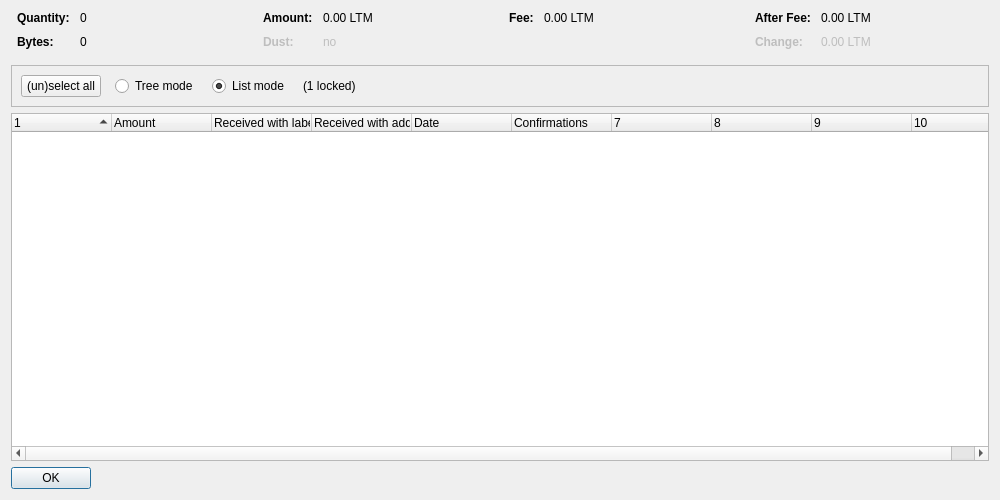
<?xml version="1.0" encoding="UTF-8"?>
<ui version="4.0">
 <class>CoinControlDialog</class>
 <widget class="QDialog" name="CoinControlDialog">
  <property name="geometry">
   <rect>
    <x>0</x>
    <y>0</y>
    <width>1000</width>
    <height>500</height>
   </rect>
  </property>
  <property name="windowTitle">
   <string>Coin Selection</string>
  </property>
  <layout class="QVBoxLayout" name="verticalLayout">
   <item>
    <layout class="QHBoxLayout" name="horizontalLayoutTop" stretch="0,0,0,0">
     <property name="topMargin">
      <number>0</number>
     </property>
     <property name="bottomMargin">
      <number>10</number>
     </property>
     <item>
      <layout class="QFormLayout" name="formLayoutCoinControl1">
       <property name="horizontalSpacing">
        <number>10</number>
       </property>
       <property name="verticalSpacing">
        <number>10</number>
       </property>
       <property name="leftMargin">
        <number>6</number>
       </property>
       <property name="rightMargin">
        <number>6</number>
       </property>
       <item row="0" column="0">
        <widget class="QLabel" name="labelCoinControlQuantityText">
         <property name="font">
          <font>
           <weight>75</weight>
           <bold>true</bold>
          </font>
         </property>
         <property name="text">
          <string>Quantity:</string>
         </property>
        </widget>
       </item>
       <item row="0" column="1">
        <widget class="QLabel" name="labelCoinControlQuantity">
         <property name="cursor">
          <cursorShape>IBeamCursor</cursorShape>
         </property>
         <property name="contextMenuPolicy">
          <enum>Qt::ActionsContextMenu</enum>
         </property>
         <property name="text">
          <string notr="true">0</string>
         </property>
         <property name="textInteractionFlags">
          <set>Qt::LinksAccessibleByMouse|Qt::TextSelectableByKeyboard|Qt::TextSelectableByMouse</set>
         </property>
        </widget>
       </item>
       <item row="1" column="0">
        <widget class="QLabel" name="labelCoinControlBytesText">
         <property name="font">
          <font>
           <weight>75</weight>
           <bold>true</bold>
          </font>
         </property>
         <property name="text">
          <string>Bytes:</string>
         </property>
        </widget>
       </item>
       <item row="1" column="1">
        <widget class="QLabel" name="labelCoinControlBytes">
         <property name="cursor">
          <cursorShape>IBeamCursor</cursorShape>
         </property>
         <property name="contextMenuPolicy">
          <enum>Qt::ActionsContextMenu</enum>
         </property>
         <property name="text">
          <string notr="true">0</string>
         </property>
         <property name="textInteractionFlags">
          <set>Qt::LinksAccessibleByMouse|Qt::TextSelectableByKeyboard|Qt::TextSelectableByMouse</set>
         </property>
        </widget>
       </item>
      </layout>
     </item>
     <item>
      <layout class="QFormLayout" name="formLayoutCoinControl2">
       <property name="horizontalSpacing">
        <number>10</number>
       </property>
       <property name="verticalSpacing">
        <number>10</number>
       </property>
       <property name="leftMargin">
        <number>6</number>
       </property>
       <property name="rightMargin">
        <number>6</number>
       </property>
       <item row="0" column="0">
        <widget class="QLabel" name="labelCoinControlAmountText">
         <property name="font">
          <font>
           <weight>75</weight>
           <bold>true</bold>
          </font>
         </property>
         <property name="text">
          <string>Amount:</string>
         </property>
        </widget>
       </item>
       <item row="0" column="1">
        <widget class="QLabel" name="labelCoinControlAmount">
         <property name="cursor">
          <cursorShape>IBeamCursor</cursorShape>
         </property>
         <property name="contextMenuPolicy">
          <enum>Qt::ActionsContextMenu</enum>
         </property>
         <property name="text">
          <string notr="true">0.00 LTM</string>
         </property>
         <property name="textInteractionFlags">
          <set>Qt::LinksAccessibleByMouse|Qt::TextSelectableByKeyboard|Qt::TextSelectableByMouse</set>
         </property>
        </widget>
       </item>
       <item row="1" column="0">
        <widget class="QLabel" name="labelCoinControlLowOutputText">
         <property name="enabled">
          <bool>false</bool>
         </property>
         <property name="font">
          <font>
           <weight>75</weight>
           <bold>true</bold>
          </font>
         </property>
         <property name="text">
          <string>Dust:</string>
         </property>
        </widget>
       </item>
       <item row="1" column="1">
        <widget class="QLabel" name="labelCoinControlLowOutput">
         <property name="enabled">
          <bool>false</bool>
         </property>
         <property name="cursor">
          <cursorShape>IBeamCursor</cursorShape>
         </property>
         <property name="contextMenuPolicy">
          <enum>Qt::ActionsContextMenu</enum>
         </property>
         <property name="text">
          <string notr="true">no</string>
         </property>
         <property name="textInteractionFlags">
          <set>Qt::LinksAccessibleByMouse|Qt::TextSelectableByKeyboard|Qt::TextSelectableByMouse</set>
         </property>
        </widget>
       </item>
      </layout>
     </item>
     <item>
      <layout class="QFormLayout" name="formLayoutCoinControl3">
       <property name="horizontalSpacing">
        <number>10</number>
       </property>
       <property name="verticalSpacing">
        <number>10</number>
       </property>
       <property name="leftMargin">
        <number>6</number>
       </property>
       <property name="rightMargin">
        <number>6</number>
       </property>
       <item row="0" column="0">
        <widget class="QLabel" name="labelCoinControlFeeText">
         <property name="font">
          <font>
           <weight>75</weight>
           <bold>true</bold>
          </font>
         </property>
         <property name="text">
          <string>Fee:</string>
         </property>
        </widget>
       </item>
       <item row="0" column="1">
        <widget class="QLabel" name="labelCoinControlFee">
         <property name="cursor">
          <cursorShape>IBeamCursor</cursorShape>
         </property>
         <property name="contextMenuPolicy">
          <enum>Qt::ActionsContextMenu</enum>
         </property>
         <property name="text">
          <string notr="true">0.00 LTM</string>
         </property>
         <property name="textInteractionFlags">
          <set>Qt::LinksAccessibleByMouse|Qt::TextSelectableByKeyboard|Qt::TextSelectableByMouse</set>
         </property>
        </widget>
       </item>
      </layout>
     </item>
     <item>
      <layout class="QFormLayout" name="formLayoutCoinControl4">
       <property name="horizontalSpacing">
        <number>10</number>
       </property>
       <property name="verticalSpacing">
        <number>10</number>
       </property>
       <property name="leftMargin">
        <number>6</number>
       </property>
       <property name="rightMargin">
        <number>6</number>
       </property>
       <item row="0" column="0">
        <widget class="QLabel" name="labelCoinControlAfterFeeText">
         <property name="font">
          <font>
           <weight>75</weight>
           <bold>true</bold>
          </font>
         </property>
         <property name="text">
          <string>After Fee:</string>
         </property>
        </widget>
       </item>
       <item row="0" column="1">
        <widget class="QLabel" name="labelCoinControlAfterFee">
         <property name="cursor">
          <cursorShape>IBeamCursor</cursorShape>
         </property>
         <property name="contextMenuPolicy">
          <enum>Qt::ActionsContextMenu</enum>
         </property>
         <property name="text">
          <string notr="true">0.00 LTM</string>
         </property>
         <property name="textInteractionFlags">
          <set>Qt::LinksAccessibleByMouse|Qt::TextSelectableByKeyboard|Qt::TextSelectableByMouse</set>
         </property>
        </widget>
       </item>
       <item row="1" column="0">
        <widget class="QLabel" name="labelCoinControlChangeText">
         <property name="enabled">
          <bool>false</bool>
         </property>
         <property name="font">
          <font>
           <weight>75</weight>
           <bold>true</bold>
          </font>
         </property>
         <property name="text">
          <string>Change:</string>
         </property>
        </widget>
       </item>
       <item row="1" column="1">
        <widget class="QLabel" name="labelCoinControlChange">
         <property name="enabled">
          <bool>false</bool>
         </property>
         <property name="cursor">
          <cursorShape>IBeamCursor</cursorShape>
         </property>
         <property name="contextMenuPolicy">
          <enum>Qt::ActionsContextMenu</enum>
         </property>
         <property name="text">
          <string notr="true">0.00 LTM</string>
         </property>
         <property name="textInteractionFlags">
          <set>Qt::LinksAccessibleByMouse|Qt::TextSelectableByKeyboard|Qt::TextSelectableByMouse</set>
         </property>
        </widget>
       </item>
      </layout>
     </item>
    </layout>
   </item>
   <item>
    <widget class="QFrame" name="frame">
     <property name="minimumSize">
      <size>
       <width>0</width>
       <height>40</height>
      </size>
     </property>
     <property name="frameShape">
      <enum>QFrame::StyledPanel</enum>
     </property>
     <property name="frameShadow">
      <enum>QFrame::Sunken</enum>
     </property>
     <layout class="QHBoxLayout" name="horizontalLayout">
      <item>
       <layout class="QHBoxLayout" name="horizontalLayoutPanel" stretch="0,0,0,0,0">
        <property name="spacing">
         <number>14</number>
        </property>
        <item>
         <widget class="QPushButton" name="pushButtonSelectAll">
          <property name="sizePolicy">
           <sizepolicy hsizetype="Maximum" vsizetype="Fixed">
            <horstretch>0</horstretch>
            <verstretch>0</verstretch>
           </sizepolicy>
          </property>
          <property name="text">
           <string>(un)select all</string>
          </property>
          <property name="autoDefault">
           <bool>false</bool>
          </property>
         </widget>
        </item>
        <item>
         <widget class="QRadioButton" name="radioTreeMode">
          <property name="sizePolicy">
           <sizepolicy hsizetype="Maximum" vsizetype="Fixed">
            <horstretch>0</horstretch>
            <verstretch>0</verstretch>
           </sizepolicy>
          </property>
          <property name="text">
           <string>Tree mode</string>
          </property>
         </widget>
        </item>
        <item>
         <widget class="QRadioButton" name="radioListMode">
          <property name="sizePolicy">
           <sizepolicy hsizetype="Maximum" vsizetype="Fixed">
            <horstretch>0</horstretch>
            <verstretch>0</verstretch>
           </sizepolicy>
          </property>
          <property name="text">
           <string>List mode</string>
          </property>
          <property name="checked">
           <bool>true</bool>
          </property>
         </widget>
        </item>
        <item>
         <widget class="QLabel" name="labelLocked">
          <property name="text">
           <string notr="true">(1 locked)</string>
          </property>
         </widget>
        </item>
        <item>
         <spacer name="horizontalSpacer">
          <property name="orientation">
           <enum>Qt::Horizontal</enum>
          </property>
          <property name="sizeHint" stdset="0">
           <size>
            <width>40</width>
            <height>20</height>
           </size>
          </property>
         </spacer>
        </item>
       </layout>
      </item>
     </layout>
    </widget>
   </item>
   <item>
    <widget class="CoinControlTreeWidget" name="treeWidget">
     <property name="contextMenuPolicy">
      <enum>Qt::CustomContextMenu</enum>
     </property>
     <property name="sortingEnabled">
      <bool>false</bool>
     </property>
     <property name="columnCount">
      <number>10</number>
     </property>
     <attribute name="headerShowSortIndicator" stdset="0">
      <bool>true</bool>
     </attribute>
     <attribute name="headerStretchLastSection">
      <bool>false</bool>
     </attribute>
     <column>
      <property name="text">
       <string/>
      </property>
     </column>
     <column>
      <property name="text">
       <string>Amount</string>
      </property>
     </column>
     <column>
      <property name="text">
       <string>Received with label</string>
      </property>
     </column>
     <column>
      <property name="text">
       <string>Received with address</string>
      </property>
     </column>
     <column>
      <property name="text">
       <string>Date</string>
      </property>
     </column>
     <column>
      <property name="text">
       <string>Confirmations</string>
      </property>
      <property name="toolTip">
       <string>Confirmed</string>
      </property>
     </column>
     <column>
      <property name="text">
       <string/>
      </property>
     </column>
     <column>
      <property name="text">
       <string/>
      </property>
     </column>
     <column>
      <property name="text">
       <string/>
      </property>
     </column>
     <column>
      <property name="text">
       <string/>
      </property>
     </column>
    </widget>
   </item>
   <item>
    <widget class="QDialogButtonBox" name="buttonBox">
     <property name="sizePolicy">
      <sizepolicy hsizetype="Maximum" vsizetype="Fixed">
       <horstretch>0</horstretch>
       <verstretch>0</verstretch>
      </sizepolicy>
     </property>
     <property name="orientation">
      <enum>Qt::Horizontal</enum>
     </property>
     <property name="standardButtons">
      <set>QDialogButtonBox::Ok</set>
     </property>
    </widget>
   </item>
  </layout>
 </widget>
 <customwidgets>
  <customwidget>
   <class>CoinControlTreeWidget</class>
   <extends>QTreeWidget</extends>
   <header>coincontroltreewidget.h</header>
  </customwidget>
 </customwidgets>
 <resources/>
 <connections/>
</ui>
